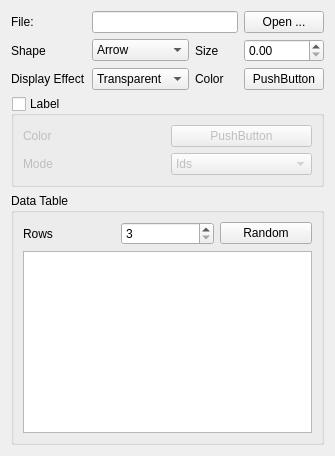
<?xml version="1.0" encoding="UTF-8"?>
<ui version="4.0">
 <class>GlyphConfig</class>
 <widget class="QWidget" name="GlyphConfig">
  <property name="geometry">
   <rect>
    <x>0</x>
    <y>0</y>
    <width>335</width>
    <height>456</height>
   </rect>
  </property>
  <property name="windowTitle">
   <string>Form</string>
  </property>
  <layout class="QGridLayout" name="gridLayout_2">
   <item row="0" column="0">
    <layout class="QGridLayout" name="gridLayout">
     <item row="0" column="0">
      <widget class="QLabel" name="label">
       <property name="text">
        <string>File:</string>
       </property>
      </widget>
     </item>
     <item row="1" column="1">
      <widget class="QComboBox" name="shapeCombo">
       <item>
        <property name="text">
         <string>Arrow</string>
        </property>
       </item>
       <item>
        <property name="text">
         <string>Cone</string>
        </property>
       </item>
       <item>
        <property name="text">
         <string>Line</string>
        </property>
       </item>
       <item>
        <property name="text">
         <string>Cylinder</string>
        </property>
       </item>
       <item>
        <property name="text">
         <string>Sphere</string>
        </property>
       </item>
       <item>
        <property name="text">
         <string>Point</string>
        </property>
       </item>
      </widget>
     </item>
     <item row="1" column="0">
      <widget class="QLabel" name="label_2">
       <property name="text">
        <string>Shape</string>
       </property>
      </widget>
     </item>
     <item row="1" column="2">
      <widget class="QLabel" name="label_3">
       <property name="text">
        <string>Size</string>
       </property>
      </widget>
     </item>
     <item row="3" column="2">
      <widget class="QLabel" name="label_4">
       <property name="text">
        <string>Color</string>
       </property>
      </widget>
     </item>
     <item row="0" column="1" colspan="2">
      <widget class="QLineEdit" name="fileEdit">
       <property name="readOnly">
        <bool>true</bool>
       </property>
      </widget>
     </item>
     <item row="0" column="3">
      <widget class="QPushButton" name="openButton">
       <property name="text">
        <string>Open ...</string>
       </property>
      </widget>
     </item>
     <item row="1" column="3">
      <widget class="QDoubleSpinBox" name="sizeSpinBox"/>
     </item>
     <item row="3" column="1">
      <widget class="QComboBox" name="displayEffectCombo">
       <item>
        <property name="text">
         <string>Transparent</string>
        </property>
       </item>
       <item>
        <property name="text">
         <string>Opaque</string>
        </property>
       </item>
       <item>
        <property name="text">
         <string>Wireframe</string>
        </property>
       </item>
      </widget>
     </item>
     <item row="3" column="0">
      <widget class="QLabel" name="label_6">
       <property name="text">
        <string>Display Effect</string>
       </property>
      </widget>
     </item>
     <item row="5" column="0" colspan="4">
      <widget class="QGroupBox" name="groupBox">
       <property name="maximumSize">
        <size>
         <width>16777215</width>
         <height>16777215</height>
        </size>
       </property>
       <property name="title">
        <string>Data Table</string>
       </property>
       <layout class="QGridLayout" name="gridLayout_4">
        <item row="0" column="0">
         <layout class="QGridLayout" name="gridLayout_3">
          <item row="0" column="0">
           <widget class="QLabel" name="label_5">
            <property name="text">
             <string>Rows</string>
            </property>
           </widget>
          </item>
          <item row="0" column="1">
           <widget class="QSpinBox" name="rowsSpinBox">
            <property name="minimum">
             <number>3</number>
            </property>
            <property name="maximum">
             <number>10000</number>
            </property>
           </widget>
          </item>
          <item row="0" column="2">
           <widget class="QPushButton" name="randomButton">
            <property name="text">
             <string>Random</string>
            </property>
           </widget>
          </item>
          <item row="1" column="0" colspan="3">
           <widget class="QTableView" name="dataTable">
            <property name="alternatingRowColors">
             <bool>true</bool>
            </property>
           </widget>
          </item>
         </layout>
        </item>
       </layout>
      </widget>
     </item>
     <item row="4" column="0" colspan="4">
      <widget class="QGroupBox" name="labelGroupBox">
       <property name="title">
        <string>Label</string>
       </property>
       <property name="checkable">
        <bool>true</bool>
       </property>
       <property name="checked">
        <bool>false</bool>
       </property>
       <layout class="QGridLayout" name="gridLayout_6">
        <item row="0" column="0">
         <layout class="QGridLayout" name="gridLayout_5">
          <item row="0" column="1">
           <widget class="Widgets::ColorPushButton" name="labelColorButton">
            <property name="text">
             <string>PushButton</string>
            </property>
           </widget>
          </item>
          <item row="0" column="0">
           <widget class="QLabel" name="label_7">
            <property name="text">
             <string>Color</string>
            </property>
           </widget>
          </item>
          <item row="1" column="0">
           <widget class="QLabel" name="label_8">
            <property name="text">
             <string>Mode</string>
            </property>
           </widget>
          </item>
          <item row="1" column="1">
           <widget class="QComboBox" name="modeCombo">
            <item>
             <property name="text">
              <string>Ids</string>
             </property>
            </item>
            <item>
             <property name="text">
              <string>Scalars</string>
             </property>
            </item>
            <item>
             <property name="text">
              <string>Vectors</string>
             </property>
            </item>
            <item>
             <property name="text">
              <string>Normals</string>
             </property>
            </item>
            <item>
             <property name="text">
              <string>TCoords</string>
             </property>
            </item>
            <item>
             <property name="text">
              <string>Tensors</string>
             </property>
            </item>
            <item>
             <property name="text">
              <string>Field Data</string>
             </property>
            </item>
           </widget>
          </item>
         </layout>
        </item>
       </layout>
      </widget>
     </item>
     <item row="3" column="3">
      <widget class="Widgets::ColorPushButton" name="glyphColorButton">
       <property name="text">
        <string>PushButton</string>
       </property>
      </widget>
     </item>
    </layout>
   </item>
  </layout>
 </widget>
 <customwidgets>
  <customwidget>
   <class>Widgets::ColorPushButton</class>
   <extends>QPushButton</extends>
   <header location="global">VtkUtils/colorpushbutton.h</header>
  </customwidget>
 </customwidgets>
 <resources/>
 <connections/>
</ui>
